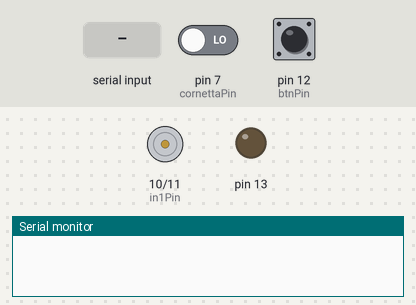
The sketch below on a simulated Arduino Uno, built with avr-gcc and run on an emulated ATmega328P. On the bench: motor-driver pin pairs drawn as motors (green arrow = first pin HIGH = forward, orange = second pin HIGH = backward, longer = more drive, scaled by the enable pin), output pins drawn as LEDs (lit = HIGH), the last lines printed to the serial monitor. The test bench sets the inputs (shaded band); at power-on: pin 7 (cornettaPin) LOW, pin 12 (btnPin) LOW.

Above: at 1.2 s.
1.3 s: pin 7 (cornettaPin) driven HIGH
At 2.5 s:
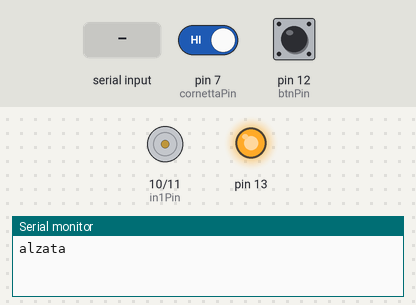
2.8 s: pin 12 (btnPin) pulled HIGH for 0.15 s
4.4 s: pin 7 (cornettaPin) driven LOW
At 6.6 s:
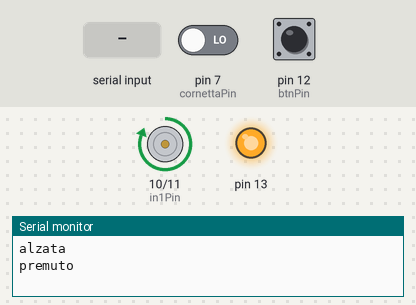
7.4 s: pin 7 (cornettaPin) driven HIGH
At 9.9 s:
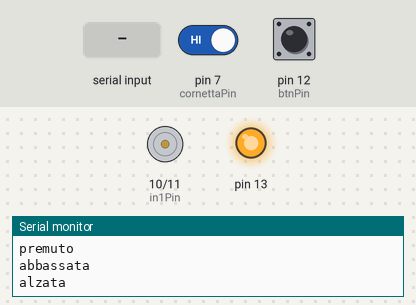
10.4 s: pin 7 (cornettaPin) driven LOW
At 10.7 s:
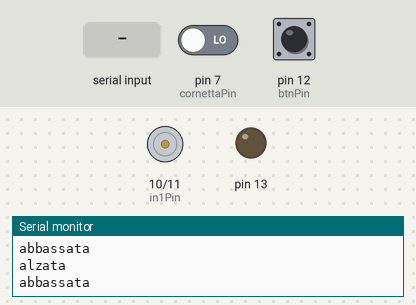
11.9 s: "1" received over Serial
At 13.8 s:
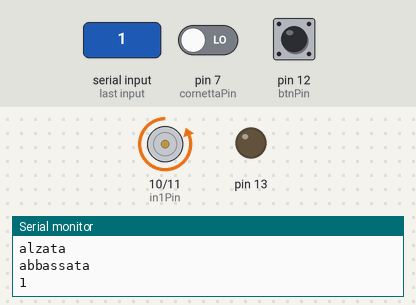
Timing chart, 0 to 15.4 s (numbered marks = the images above; inputs shaded):
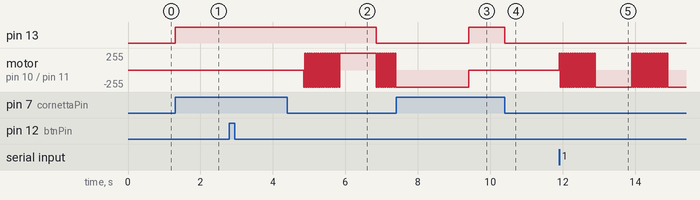

The sketch:

telefono_ring_serial_btn.ino
```cpp
int cornettaPin = 7;
int btnPin = 12;
int enablePin = 3;// pwm per controllare frequenza
int in1Pin = 10;//verso
int in2Pin = 11; //verso
int state1 = 0;
bool suona = false;
unsigned long previousMillis = 0;        // will store last time LED was updated
unsigned long previousMillis2 = 0;
// constants won't change :
const long interval = 30;           // interval at which to blink (milliseconds)
const long interval2 = 1000;

int lastC = 0;

//variabili per debounce
// Variables will change:

int buttonState;             // the current reading from the input pin
int lastButtonState = LOW;   // the previous reading from the input pin

// the following variables are long's because the time, measured in miliseconds,
// will quickly become a bigger number than can be stored in an int.
long lastDebounceTime = 0;  // the last time the output pin was toggled
long debounceDelay = 50;    // the debounce time; increase if the output flickers


void setup() {
// put your setup code here, to run once:
Serial.begin(9600);

pinMode(cornettaPin,INPUT);
pinMode(13,OUTPUT);
pinMode(enablePin,OUTPUT);
pinMode(in1Pin, OUTPUT);
pinMode(in2Pin, OUTPUT);
pinMode(btnPin, INPUT);

}

void loop() {
int cornetta = digitalRead(cornettaPin);
if(suona){
  drin();
}else{
 digitalWrite(enablePin,LOW);
}
//debounce
int reading = digitalRead(btnPin);
if (reading != lastButtonState) {
    // reset the debouncing timer
    lastDebounceTime = millis();
  }

   if ((millis() - lastDebounceTime) > debounceDelay) {
    // whatever the reading is at, it's been there for longer
    // than the debounce delay, so take it as the actual current state:

    // if the button state has changed:
    if (reading != buttonState) {
      buttonState = reading;

      // only toggle the LED if the new button state is HIGH
      if (buttonState == HIGH) {
        Serial.println("premuto");
        suona = true;
      }
    }
  }
  lastButtonState = reading;


if(cornetta){
digitalWrite(13,HIGH);
if(lastC == 0){
Serial.println("alzata");
suona = false;
}
}else{
digitalWrite(13,LOW);
if(lastC == 1){
Serial.println("abbassata");
}
}
lastC = cornetta;
}


void squilla(){
digitalWrite(enablePin,HIGH);
unsigned long currentMillis = millis();

if(currentMillis - previousMillis >= interval) {
digitalWrite(in1Pin, state1);
digitalWrite(in2Pin, !state1);
 previousMillis = currentMillis;
 state1 = !state1;
}


}

void drin(){
unsigned long currentMillis = millis();
 previousMillis2 = currentMillis;
  while(currentMillis - previousMillis2 < interval2 && digitalRead(cornettaPin) == LOW){
    squilla();
    currentMillis = millis();
  }
  delay(1000);

}


void serialEvent() {
  while (Serial.available()) {
    // get the new byte:
    char inChar = (char)Serial.read();
    // add it to the inputString:
    Serial.println(inChar);
    if(inChar == '1'){
      suona = true;
    }
  }
}
```

Measured:
- after the input at 1.3 s, pin 13: LOW → HIGH at once
- after the input at 4.4 s, pin 13: HIGH → LOW after 2.5 s; motor on pin 10 (in1Pin) / pin 11 (in2Pin): goes 16 × (backward 255/255 0.03 s, forward 255/255 0.03 s), backward 255/255 0.03 s, forward 255/255 1.0 s, 9 × (backward 255/255 0.03 s, forward 255/255 0.03 s), then backward 255/255, starting after 0.45 s
- after the input at 7.4 s, pin 13: LOW → HIGH after 2.0 s
- after the input at 10.4 s, pin 13: HIGH → LOW at once
- after the input at 11.9 s, motor on pin 10 (in1Pin) / pin 11 (in2Pin): goes 16 × (forward 255/255 0.03 s, backward 255/255 0.03 s), forward 255/255 0.03 s, backward 255/255 1.0 s, 16 × (forward 255/255 0.03 s, backward 255/255 0.03 s), forward 255/255 0.03 s, then backward 255/255, starting at once
